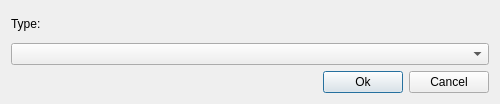
<?xml version="1.0" encoding="UTF-8"?>
<ui version="4.0">
 <class>ConfigureDisplayDialog</class>
 <widget class="QDialog" name="ConfigureDisplayDialog">
  <property name="geometry">
   <rect>
    <x>0</x>
    <y>0</y>
    <width>500</width>
    <height>104</height>
   </rect>
  </property>
  <property name="windowTitle">
   <string>Configure display</string>
  </property>
  <layout class="QGridLayout" name="gridLayout">
   <item row="2" column="1">
    <widget class="QPushButton" name="btnOk">
     <property name="text">
      <string>Ok</string>
     </property>
    </widget>
   </item>
   <item row="2" column="0">
    <spacer name="horizontalSpacer">
     <property name="orientation">
      <enum>Qt::Horizontal</enum>
     </property>
     <property name="sizeHint" stdset="0">
      <size>
       <width>40</width>
       <height>20</height>
      </size>
     </property>
    </spacer>
   </item>
   <item row="2" column="2">
    <widget class="QPushButton" name="btnCancel">
     <property name="text">
      <string>Cancel</string>
     </property>
    </widget>
   </item>
   <item row="1" column="0" colspan="3">
    <widget class="QComboBox" name="comboBox"/>
   </item>
   <item row="0" column="0" colspan="3">
    <widget class="QLabel" name="label">
     <property name="text">
      <string>Type:</string>
     </property>
    </widget>
   </item>
  </layout>
 </widget>
 <resources/>
 <connections>
  <connection>
   <sender>btnOk</sender>
   <signal>clicked()</signal>
   <receiver>ConfigureDisplayDialog</receiver>
   <slot>accept()</slot>
   <hints>
    <hint type="sourcelabel">
     <x>342</x>
     <y>78</y>
    </hint>
    <hint type="destinationlabel">
     <x>249</x>
     <y>51</y>
    </hint>
   </hints>
  </connection>
  <connection>
   <sender>btnCancel</sender>
   <signal>clicked()</signal>
   <receiver>ConfigureDisplayDialog</receiver>
   <slot>reject()</slot>
   <hints>
    <hint type="sourcelabel">
     <x>442</x>
     <y>78</y>
    </hint>
    <hint type="destinationlabel">
     <x>249</x>
     <y>51</y>
    </hint>
   </hints>
  </connection>
 </connections>
</ui>
